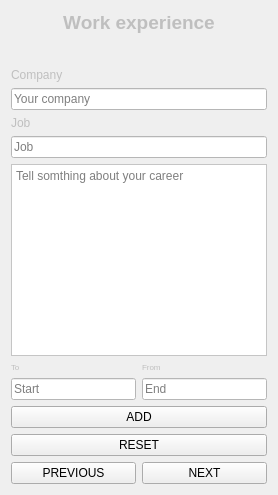
                <widget class="QWidget" name="page_36">
                 <layout class="QVBoxLayout" name="verticalLayout_96">
                  <item>
                   <widget class="QLabel" name="label_7">
                    <property name="sizePolicy">
                     <sizepolicy hsizetype="Minimum" vsizetype="Maximum">
                      <horstretch>0</horstretch>
                      <verstretch>0</verstretch>
                     </sizepolicy>
                    </property>
                    <property name="font">
                     <font>
                      <pointsize>14</pointsize>
                      <weight>75</weight>
                      <bold>true</bold>
                     </font>
                    </property>
                    <property name="styleSheet">
                     <string notr="true">color: rgb(191, 191, 191);</string>
                    </property>
                    <property name="text">
                     <string>Work experience</string>
                    </property>
                    <property name="alignment">
                     <set>Qt::AlignCenter</set>
                    </property>
                   </widget>
                  </item>
                  <item>
                   <widget class="QLabel" name="label_186">
                    <property name="font">
                     <font>
                      <pointsize>14</pointsize>
                     </font>
                    </property>
                    <property name="text">
                     <string/>
                    </property>
                    <property name="pixmap">
                     <pixmap resource="f1.qrc">:/newPrefix/Pic/experience.jpg</pixmap>
                    </property>
                    <property name="scaledContents">
                     <bool>true</bool>
                    </property>
                    <property name="alignment">
                     <set>Qt::AlignCenter</set>
                    </property>
                   </widget>
                  </item>
                  <item>
                   <widget class="QLabel" name="label_32">
                    <property name="styleSheet">
                     <string notr="true">color: rgb(191, 191, 191);</string>
                    </property>
                    <property name="text">
                     <string>Company</string>
                    </property>
                   </widget>
                  </item>
                  <item>
                   <widget class="QLineEdit" name="title_line_edit_f1_8">
                    <property name="styleSheet">
                     <string notr="true">background-color: rgb(255, 255, 255);</string>
                    </property>
                    <property name="placeholderText">
                     <string>Your company</string>
                    </property>
                   </widget>
                  </item>
                  <item>
                   <widget class="QLabel" name="title_edit_f1_8">
                    <property name="styleSheet">
                     <string notr="true">color: rgb(191, 191, 191);</string>
                    </property>
                    <property name="text">
                     <string>Job</string>
                    </property>
                   </widget>
                  </item>
                  <item>
                   <widget class="QLineEdit" name="company_line_edit_f1_8">
                    <property name="styleSheet">
                     <string notr="true">background-color: rgb(255, 255, 255);</string>
                    </property>
                    <property name="placeholderText">
                     <string>Job</string>
                    </property>
                   </widget>
                  </item>
                  <item>
                   <widget class="QPlainTextEdit" name="work_summary_text_edit_f1_7">
                    <property name="styleSheet">
                     <string notr="true">background-color: rgb(255, 255, 255);</string>
                    </property>
                    <property name="placeholderText">
                     <string>Tell somthing about your career</string>
                    </property>
                   </widget>
                  </item>
                  <item>
                   <layout class="QHBoxLayout" name="horizontalLayout_42">
                    <item>
                     <layout class="QVBoxLayout" name="verticalLayout_95">
                      <item>
                       <widget class="QLabel" name="label_188">
                        <property name="font">
                         <font>
                          <pointsize>6</pointsize>
                         </font>
                        </property>
                        <property name="styleSheet">
                         <string notr="true">color: rgb(191, 191, 191);</string>
                        </property>
                        <property name="text">
                         <string>To</string>
                        </property>
                        <property name="alignment">
                         <set>Qt::AlignLeading|Qt::AlignLeft|Qt::AlignVCenter</set>
                        </property>
                       </widget>
                      </item>
                      <item>
                       <widget class="QLineEdit" name="to_w_date_edit_f1_7">
                        <property name="styleSheet">
                         <string notr="true">background-color: rgb(255, 255, 255);</string>
                        </property>
                        <property name="placeholderText">
                         <string>Start</string>
                        </property>
                       </widget>
                      </item>
                     </layout>
                    </item>
                    <item>
                     <layout class="QVBoxLayout" name="verticalLayout_94">
                      <item>
                       <widget class="QLabel" name="label_187">
                        <property name="font">
                         <font>
                          <pointsize>6</pointsize>
                         </font>
                        </property>
                        <property name="styleSheet">
                         <string notr="true">color: rgb(191, 191, 191);</string>
                        </property>
                        <property name="text">
                         <string>From</string>
                        </property>
                        <property name="alignment">
                         <set>Qt::AlignLeading|Qt::AlignLeft|Qt::AlignVCenter</set>
                        </property>
                       </widget>
                      </item>
                      <item>
                       <widget class="QLineEdit" name="from_w_date_edit_f1_7">
                        <property name="styleSheet">
                         <string notr="true">background-color: rgb(255, 255, 255);</string>
                        </property>
                        <property name="placeholderText">
                         <string>End</string>
                        </property>
                       </widget>
                      </item>
                     </layout>
                    </item>
                   </layout>
                  </item>
                  <item>
                   <widget class="QPushButton" name="ADD_WORK_F1_8">
                    <property name="styleSheet">
                     <string notr="true">QPushButton {
	color: rgb(0, 0, 0);
	background-color: rgb(191, 191 191);
}
QPushButton:hover {
	color: rgb(255, 255, 255);
	background-color: rgb(0, 68, 100);
}</string>
                    </property>
                    <property name="text">
                     <string>ADD</string>
                    </property>
                   </widget>
                  </item>
                  <item>
                   <widget class="QPushButton" name="rw3">
                    <property name="styleSheet">
                     <string notr="true">QPushButton {
	color: rgb(0, 0, 0);
	background-color: rgb(191, 191 191);
}
QPushButton:hover {
	color: rgb(255, 255, 255);
	background-color: rgb(0, 68, 100);
}</string>
                    </property>
                    <property name="text">
                     <string>RESET</string>
                    </property>
                   </widget>
                  </item>
                  <item>
                   <layout class="QHBoxLayout" name="horizontalLayout_90">
                    <item>
                     <widget class="QPushButton" name="F6_PREVIOUS_8">
                      <property name="styleSheet">
                       <string notr="true">QPushButton {
	color: rgb(0, 0, 0);
	background-color: rgb(191, 191 191);
}
QPushButton:hover {
	color: rgb(255, 255, 255);
	background-color: rgb(0, 68, 100);
}</string>
                      </property>
                      <property name="text">
                       <string>PREVIOUS</string>
                      </property>
                     </widget>
                    </item>
                    <item>
                     <widget class="QPushButton" name="F6_NEXT_8">
                      <property name="styleSheet">
                       <string notr="true">QPushButton {
	color: rgb(0, 0, 0);
	background-color: rgb(191, 191 191);
}
QPushButton:hover {
	color: rgb(255, 255, 255);
	background-color: rgb(0, 68, 100);
}</string>
                      </property>
                      <property name="text">
                       <string>NEXT</string>
                      </property>
                     </widget>
                    </item>
                   </layout>
                  </item>
                 </layout>
                </widget>
